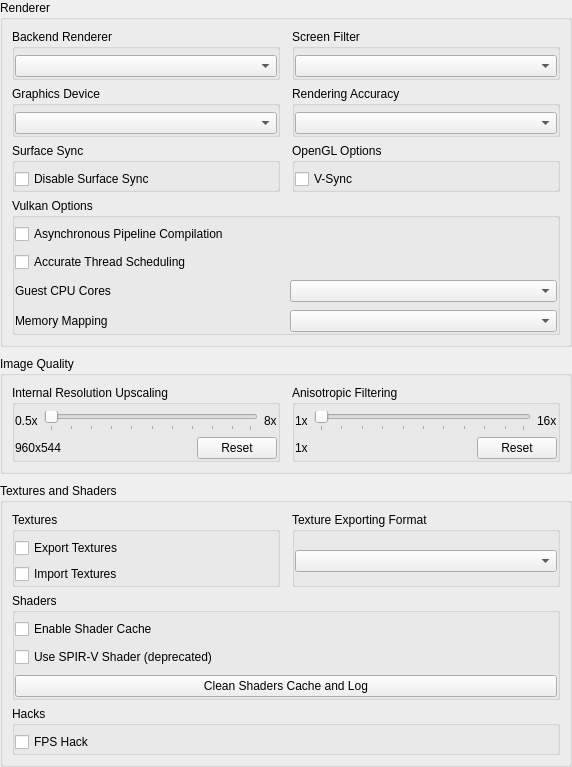
           <widget class="QWidget" name="gpu_scroll_contents">
            <property name="geometry">
             <rect>
              <x>0</x>
              <y>0</y>
              <width>572</width>
              <height>706</height>
             </rect>
            </property>
            <layout class="QVBoxLayout" name="gpu_tab_content_layout">
             <property name="spacing">
              <number>9</number>
             </property>
             <property name="leftMargin">
              <number>0</number>
             </property>
             <property name="topMargin">
              <number>0</number>
             </property>
             <property name="rightMargin">
              <number>0</number>
             </property>
             <property name="bottomMargin">
              <number>0</number>
             </property>
             <item>
              <widget class="QGroupBox" name="gb_gpu_renderer_section">
               <property name="title">
                <string>Renderer</string>
               </property>
               <layout class="QGridLayout" name="gb_gpu_renderer_section_layout">
                <property name="horizontalSpacing">
                 <number>12</number>
                </property>
                <property name="verticalSpacing">
                 <number>6</number>
                </property>
                <item row="0" column="0">
                 <widget class="QGroupBox" name="gb_backend_renderer">
                  <property name="title">
                   <string>Backend Renderer</string>
                  </property>
                  <property name="flat">
                   <bool>true</bool>
                  </property>
                  <layout class="QVBoxLayout" name="gb_backend_renderer_layout">
                   <property name="leftMargin">
                    <number>0</number>
                   </property>
                   <property name="topMargin">
                    <number>6</number>
                   </property>
                   <property name="rightMargin">
                    <number>0</number>
                   </property>
                   <property name="bottomMargin">
                    <number>0</number>
                   </property>
                   <item>
                    <widget class="QComboBox" name="backend_renderer_box"/>
                   </item>
                  </layout>
                 </widget>
                </item>
                <item row="0" column="1">
                 <widget class="QGroupBox" name="gb_screen_filter">
                  <property name="title">
                   <string>Screen Filter</string>
                  </property>
                  <property name="flat">
                   <bool>true</bool>
                  </property>
                  <layout class="QVBoxLayout" name="gb_screen_filter_layout">
                   <property name="leftMargin">
                    <number>0</number>
                   </property>
                   <property name="topMargin">
                    <number>6</number>
                   </property>
                   <property name="rightMargin">
                    <number>0</number>
                   </property>
                   <property name="bottomMargin">
                    <number>0</number>
                   </property>
                   <item>
                    <widget class="QComboBox" name="screen_filter_box"/>
                   </item>
                  </layout>
                 </widget>
                </item>
                <item row="1" column="0">
                 <widget class="QGroupBox" name="gb_gpu_device">
                  <property name="title">
                   <string>Graphics Device</string>
                  </property>
                  <property name="flat">
                   <bool>true</bool>
                  </property>
                  <layout class="QVBoxLayout" name="gb_gpu_device_layout">
                   <property name="leftMargin">
                    <number>0</number>
                   </property>
                   <property name="topMargin">
                    <number>6</number>
                   </property>
                   <property name="rightMargin">
                    <number>0</number>
                   </property>
                   <property name="bottomMargin">
                    <number>0</number>
                   </property>
                   <item>
                    <widget class="QComboBox" name="gpu_device_box"/>
                   </item>
                  </layout>
                 </widget>
                </item>
                <item row="1" column="1">
                 <widget class="QGroupBox" name="gb_renderer_accuracy">
                  <property name="title">
                   <string>Rendering Accuracy</string>
                  </property>
                  <property name="flat">
                   <bool>true</bool>
                  </property>
                  <layout class="QVBoxLayout" name="gb_renderer_accuracy_layout">
                   <property name="leftMargin">
                    <number>0</number>
                   </property>
                   <property name="topMargin">
                    <number>6</number>
                   </property>
                   <property name="rightMargin">
                    <number>0</number>
                   </property>
                   <property name="bottomMargin">
                    <number>0</number>
                   </property>
                   <item>
                    <widget class="QComboBox" name="renderer_accuracy_box"/>
                   </item>
                  </layout>
                 </widget>
                </item>
                <item row="2" column="0">
                 <widget class="QGroupBox" name="gb_surface_sync">
                  <property name="title">
                   <string>Surface Sync</string>
                  </property>
                  <property name="flat">
                   <bool>true</bool>
                  </property>
                  <layout class="QVBoxLayout" name="gb_surface_sync_layout">
                   <property name="leftMargin">
                    <number>0</number>
                   </property>
                   <property name="topMargin">
                    <number>6</number>
                   </property>
                   <property name="rightMargin">
                    <number>0</number>
                   </property>
                   <property name="bottomMargin">
                    <number>0</number>
                   </property>
                   <item>
                    <widget class="QCheckBox" name="disable_surface_sync">
                     <property name="text">
                      <string>Disable Surface Sync</string>
                     </property>
                    </widget>
                   </item>
                  </layout>
                 </widget>
                </item>
                <item row="2" column="1">
                 <widget class="QGroupBox" name="gb_opengl_options">
                  <property name="title">
                   <string>OpenGL Options</string>
                  </property>
                  <property name="flat">
                   <bool>true</bool>
                  </property>
                  <layout class="QVBoxLayout" name="gb_opengl_options_layout">
                   <property name="leftMargin">
                    <number>0</number>
                   </property>
                   <property name="topMargin">
                    <number>6</number>
                   </property>
                   <property name="rightMargin">
                    <number>0</number>
                   </property>
                   <property name="bottomMargin">
                    <number>0</number>
                   </property>
                   <item>
                    <widget class="QCheckBox" name="vsync">
                     <property name="text">
                      <string>V-Sync</string>
                     </property>
                    </widget>
                   </item>
                  </layout>
                 </widget>
                </item>
                <item row="3" column="0" colspan="2">
                 <widget class="QGroupBox" name="gb_vulkan_options">
                  <property name="title">
                   <string>Vulkan Options</string>
                  </property>
                  <property name="flat">
                   <bool>true</bool>
                  </property>
                  <layout class="QVBoxLayout" name="gb_vulkan_options_layout">
                   <property name="spacing">
                    <number>8</number>
                   </property>
                   <property name="leftMargin">
                    <number>0</number>
                   </property>
                   <property name="topMargin">
                    <number>6</number>
                   </property>
                   <property name="rightMargin">
                    <number>0</number>
                   </property>
                   <property name="bottomMargin">
                    <number>0</number>
                   </property>
                   <item>
                    <widget class="QCheckBox" name="async_pipeline_compilation">
                     <property name="text">
                      <string>Asynchronous Pipeline Compilation</string>
                     </property>
                    </widget>
                   </item>
                   <item>
                    <widget class="QCheckBox" name="accurate_thread_scheduling">
                     <property name="text">
                      <string>Accurate Thread Scheduling</string>
                     </property>
                    </widget>
                   </item>
                   <item>
                    <layout class="QHBoxLayout" name="guest_cores_layout">
                     <property name="spacing">
                      <number>8</number>
                     </property>
                     <item>
                      <widget class="QLabel" name="label_guest_cores">
                       <property name="text">
                        <string>Guest CPU Cores</string>
                       </property>
                      </widget>
                     </item>
                     <item>
                      <widget class="QComboBox" name="guest_cores_box"/>
                     </item>
                    </layout>
                   </item>
                   <item>
                    <layout class="QHBoxLayout" name="memory_mapping_layout">
                     <property name="spacing">
                      <number>8</number>
                     </property>
                     <item>
                      <widget class="QLabel" name="label_memory_mapping">
                       <property name="text">
                        <string>Memory Mapping</string>
                       </property>
                      </widget>
                     </item>
                     <item>
                      <widget class="QComboBox" name="memory_mapping_box"/>
                     </item>
                    </layout>
                   </item>
                  </layout>
                 </widget>
                </item>
               </layout>
              </widget>
             </item>
             <item>
              <widget class="QGroupBox" name="gb_gpu_quality_section">
               <property name="title">
                <string>Image Quality</string>
               </property>
               <layout class="QHBoxLayout" name="gb_gpu_quality_section_layout">
                <property name="spacing">
                 <number>12</number>
                </property>
                <item alignment="Qt::AlignmentFlag::AlignTop">
                 <widget class="QGroupBox" name="gb_resolution_upscaling">
                  <property name="title">
                   <string>Internal Resolution Upscaling</string>
                  </property>
                  <property name="flat">
                   <bool>true</bool>
                  </property>
                  <layout class="QVBoxLayout" name="gb_resolution_upscaling_layout">
                   <property name="leftMargin">
                    <number>0</number>
                   </property>
                   <property name="topMargin">
                    <number>6</number>
                   </property>
                   <property name="rightMargin">
                    <number>0</number>
                   </property>
                   <property name="bottomMargin">
                    <number>0</number>
                   </property>
                   <item>
                    <layout class="QHBoxLayout" name="res_upscale_layout_top">
                     <item>
                      <widget class="QLabel" name="res_upscale_min">
                       <property name="text">
                        <string>0.5x</string>
                       </property>
                      </widget>
                     </item>
                     <item>
                      <widget class="QSlider" name="resolution_upscale">
                       <property name="orientation">
                        <enum>Qt::Orientation::Horizontal</enum>
                       </property>
                       <property name="tickPosition">
                        <enum>QSlider::TickPosition::TicksBelow</enum>
                       </property>
                      </widget>
                     </item>
                     <item>
                      <widget class="QLabel" name="res_upscale_max">
                       <property name="text">
                        <string>8x</string>
                       </property>
                      </widget>
                     </item>
                    </layout>
                   </item>
                   <item>
                    <layout class="QHBoxLayout" name="res_upscale_layout_bottom">
                     <item>
                      <widget class="QLabel" name="resolution_upscale_val">
                       <property name="text">
                        <string>960x544</string>
                       </property>
                      </widget>
                     </item>
                     <item>
                      <spacer name="resolution_upscale_spacer">
                       <property name="orientation">
                        <enum>Qt::Orientation::Horizontal</enum>
                       </property>
                       <property name="sizeHint" stdset="0">
                        <size>
                         <width>40</width>
                         <height>20</height>
                        </size>
                       </property>
                      </spacer>
                     </item>
                     <item>
                      <widget class="QPushButton" name="resolution_upscale_reset">
                       <property name="text">
                        <string>Reset</string>
                       </property>
                      </widget>
                     </item>
                    </layout>
                   </item>
                  </layout>
                 </widget>
                </item>
                <item alignment="Qt::AlignmentFlag::AlignTop">
                 <widget class="QGroupBox" name="gb_anisotropic_filtering">
                  <property name="title">
                   <string>Anisotropic Filtering</string>
                  </property>
                  <property name="flat">
                   <bool>true</bool>
                  </property>
                  <layout class="QVBoxLayout" name="gb_anisotropic_filtering_layout">
                   <property name="leftMargin">
                    <number>0</number>
                   </property>
                   <property name="topMargin">
                    <number>6</number>
                   </property>
                   <property name="rightMargin">
                    <number>0</number>
                   </property>
                   <property name="bottomMargin">
                    <number>0</number>
                   </property>
                   <item>
                    <layout class="QHBoxLayout" name="aniso_layout_top">
                     <item>
                      <widget class="QLabel" name="aniso_min">
                       <property name="text">
                        <string>1x</string>
                       </property>
                      </widget>
                     </item>
                     <item>
                      <widget class="QSlider" name="anisotropic_filter">
                       <property name="orientation">
                        <enum>Qt::Orientation::Horizontal</enum>
                       </property>
                       <property name="tickPosition">
                        <enum>QSlider::TickPosition::TicksBelow</enum>
                       </property>
                      </widget>
                     </item>
                     <item>
                      <widget class="QLabel" name="aniso_max">
                       <property name="text">
                        <string>16x</string>
                       </property>
                      </widget>
                     </item>
                    </layout>
                   </item>
                   <item>
                    <layout class="QHBoxLayout" name="aniso_layout_bottom">
                     <item>
                      <widget class="QLabel" name="anisotropic_filter_val">
                       <property name="text">
                        <string>1x</string>
                       </property>
                      </widget>
                     </item>
                     <item>
                      <spacer name="anisotropic_filter_spacer">
                       <property name="orientation">
                        <enum>Qt::Orientation::Horizontal</enum>
                       </property>
                       <property name="sizeHint" stdset="0">
                        <size>
                         <width>40</width>
                         <height>20</height>
                        </size>
                       </property>
                      </spacer>
                     </item>
                     <item>
                      <widget class="QPushButton" name="anisotropic_filter_reset">
                       <property name="text">
                        <string>Reset</string>
                       </property>
                      </widget>
                     </item>
                    </layout>
                   </item>
                  </layout>
                 </widget>
                </item>
               </layout>
              </widget>
             </item>
             <item>
              <widget class="QGroupBox" name="gb_gpu_texture_section">
               <property name="title">
                <string>Textures and Shaders</string>
               </property>
               <layout class="QGridLayout" name="gb_gpu_texture_section_layout">
                <property name="horizontalSpacing">
                 <number>12</number>
                </property>
                <property name="verticalSpacing">
                 <number>6</number>
                </property>
                <item row="0" column="0">
                 <widget class="QGroupBox" name="gb_texture_replacement">
                  <property name="title">
                   <string>Textures</string>
                  </property>
                  <property name="flat">
                   <bool>true</bool>
                  </property>
                  <layout class="QVBoxLayout" name="gb_texture_replacement_layout">
                   <property name="leftMargin">
                    <number>0</number>
                   </property>
                   <property name="topMargin">
                    <number>6</number>
                   </property>
                   <property name="rightMargin">
                    <number>0</number>
                   </property>
                   <property name="bottomMargin">
                    <number>0</number>
                   </property>
                   <item>
                    <widget class="QCheckBox" name="export_textures">
                     <property name="text">
                      <string>Export Textures</string>
                     </property>
                    </widget>
                   </item>
                   <item>
                    <widget class="QCheckBox" name="import_textures">
                     <property name="text">
                      <string>Import Textures</string>
                     </property>
                    </widget>
                   </item>
                  </layout>
                 </widget>
                </item>
                <item row="0" column="1">
                 <widget class="QGroupBox" name="gb_export_format">
                  <property name="title">
                   <string>Texture Exporting Format</string>
                  </property>
                  <property name="flat">
                   <bool>true</bool>
                  </property>
                  <layout class="QVBoxLayout" name="gb_export_format_layout">
                   <property name="leftMargin">
                    <number>0</number>
                   </property>
                   <property name="topMargin">
                    <number>6</number>
                   </property>
                   <property name="rightMargin">
                    <number>0</number>
                   </property>
                   <property name="bottomMargin">
                    <number>0</number>
                   </property>
                   <item>
                    <widget class="QComboBox" name="texture_export_format"/>
                   </item>
                  </layout>
                 </widget>
                </item>
                <item row="1" column="0" colspan="2">
                 <widget class="QGroupBox" name="gb_shaders">
                  <property name="title">
                   <string>Shaders</string>
                  </property>
                  <property name="flat">
                   <bool>true</bool>
                  </property>
                  <layout class="QVBoxLayout" name="gb_shaders_layout">
                   <property name="spacing">
                    <number>8</number>
                   </property>
                   <property name="leftMargin">
                    <number>0</number>
                   </property>
                   <property name="topMargin">
                    <number>6</number>
                   </property>
                   <property name="rightMargin">
                    <number>0</number>
                   </property>
                   <property name="bottomMargin">
                    <number>0</number>
                   </property>
                   <item>
                    <widget class="QCheckBox" name="shader_cache">
                     <property name="text">
                      <string>Enable Shader Cache</string>
                     </property>
                    </widget>
                   </item>
                   <item>
                    <widget class="QCheckBox" name="spirv_shader">
                     <property name="text">
                      <string>Use SPIR-V Shader (deprecated)</string>
                     </property>
                    </widget>
                   </item>
                   <item>
                    <widget class="QPushButton" name="clean_shaders_cache">
                     <property name="text">
                      <string>Clean Shaders Cache and Log</string>
                     </property>
                    </widget>
                   </item>
                  </layout>
                 </widget>
                </item>
                <item row="2" column="0" colspan="2">
                 <widget class="QGroupBox" name="gb_fps_hack">
                  <property name="title">
                   <string>Hacks</string>
                  </property>
                  <property name="flat">
                   <bool>true</bool>
                  </property>
                  <layout class="QVBoxLayout" name="gb_fps_hack_layout">
                   <property name="leftMargin">
                    <number>0</number>
                   </property>
                   <property name="topMargin">
                    <number>6</number>
                   </property>
                   <property name="rightMargin">
                    <number>0</number>
                   </property>
                   <property name="bottomMargin">
                    <number>0</number>
                   </property>
                   <item>
                    <widget class="QCheckBox" name="fps_hack">
                     <property name="text">
                      <string>FPS Hack</string>
                     </property>
                    </widget>
                   </item>
                  </layout>
                 </widget>
                </item>
               </layout>
              </widget>
             </item>
             <item>
              <spacer name="gpu_tab_content_spacer">
               <property name="orientation">
                <enum>Qt::Orientation::Vertical</enum>
               </property>
               <property name="sizeHint" stdset="0">
                <size>
                 <width>20</width>
                 <height>40</height>
                </size>
               </property>
              </spacer>
             </item>
            </layout>
           </widget>
